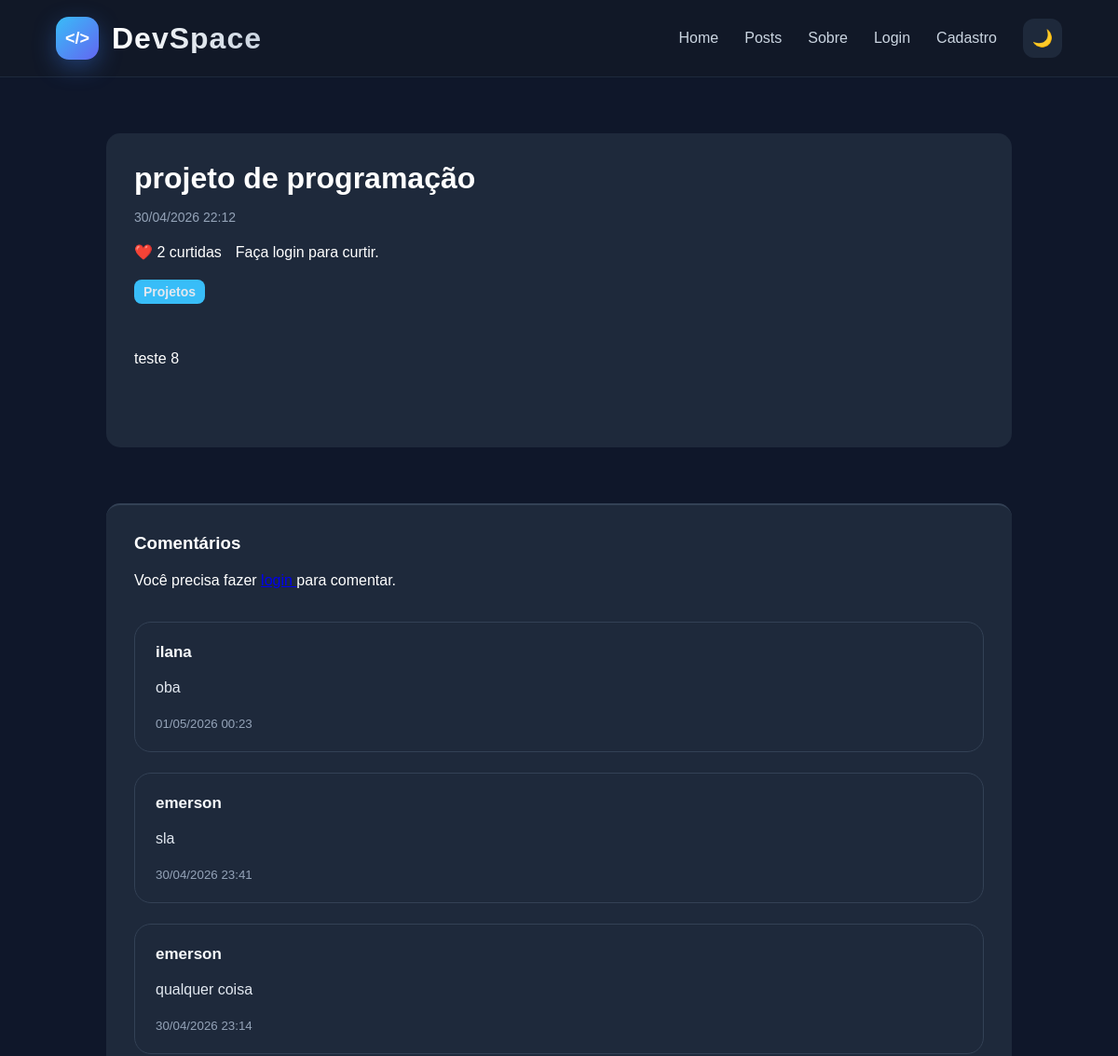
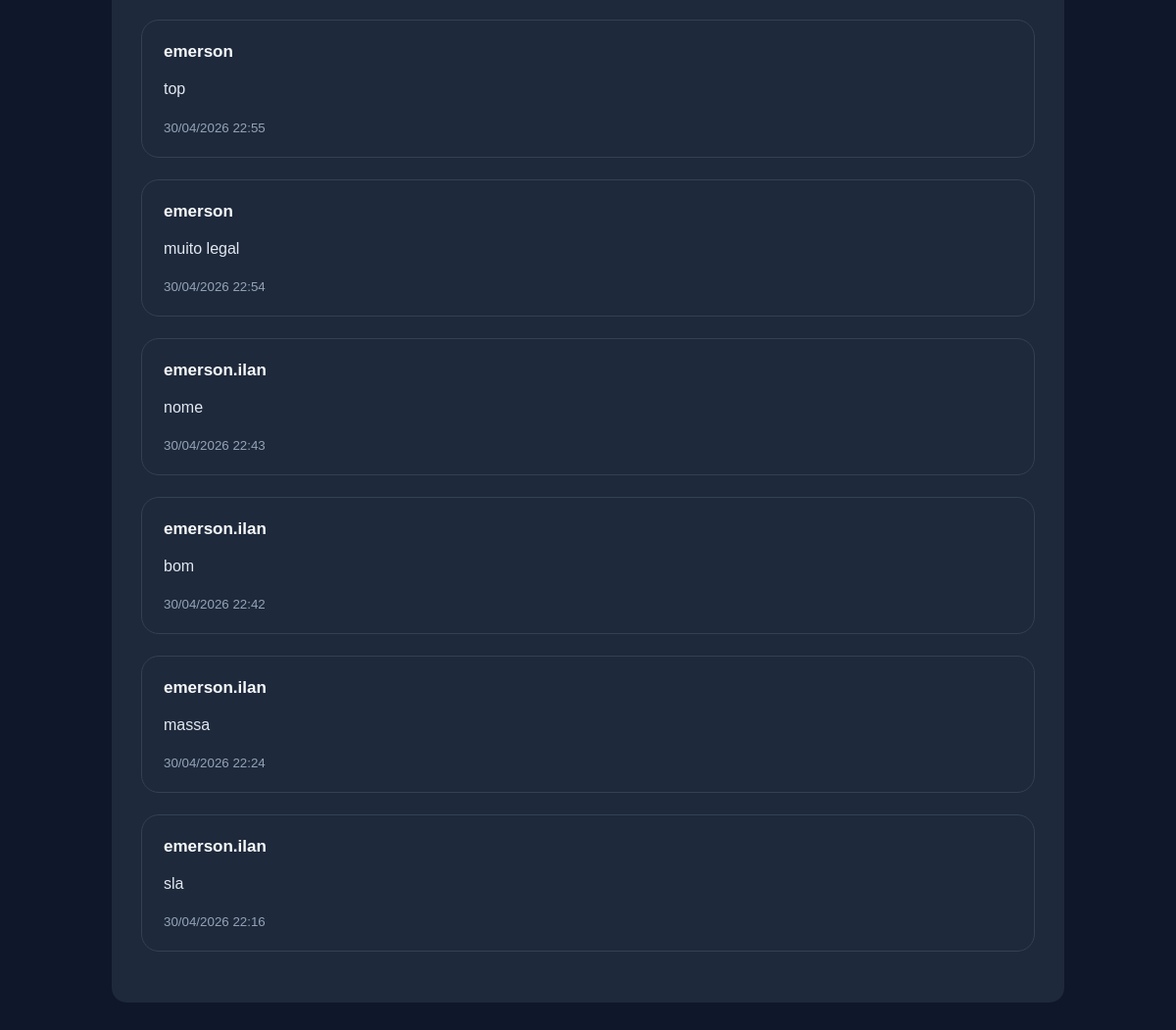
/post/projeto-de-programacao/, run on the app's committed database (2 pictures, top to bottom).
### blog/models.py (models this page shows, shortened)
class Post(models.Model):
    titulo = models.CharField(
        max_length=200
    )
    conteudo = models.TextField()
    data_criacao = models.DateTimeField(
        auto_now_add=True
    )
    slug = models.SlugField(
        unique=True
    )
    categoria = models.ForeignKey(
        Categoria,
        on_delete=models.CASCADE,
        null=True,
        blank=True
    )
    likes = models.ManyToManyField(
        User,
        related_name='liked_posts',
        blank=True
    )
    imagem = models.ImageField(
        upload_to='posts/',
        null=True,
        blank=True
    )
    def total_likes(self):
        return self.likes.count()

class Categoria(models.Model):
    nome = models.CharField(
        max_length=100
    )

class Comment(models.Model):
    post = models.ForeignKey(
        Post,
        on_delete=models.CASCADE,
        related_name='comments'
    )
    usuario = models.ForeignKey(
        User,
        on_delete=models.CASCADE
    )
    texto = models.TextField()
    data_criacao = models.DateTimeField(
        auto_now_add=True
    )

### blog/views.py (the view, shortened to what this page needs)
def post_detail(request, slug):
    post = get_object_or_404(
        Post,
        slug=slug
    )
    comments = post.comments.order_by(
        '-data_criacao'
    )
    return render(
        request,
        'post_detail.html',
        {
            'post': post,
            'comments': comments
        }
    )

### blog/templates/post_detail.html (shortened to what this page needs)
{% extends 'base.html' %}
{% block content %}
<div class="container">
    <div class="post-detail">
        <h1>
            {{ post.titulo }}
        </h1>
        <p class="post-date">
            {{ post.data_criacao|date:"d/m/Y H:i" }}
        </p>
        <div class="likes">
            <p>
                ❤️ {{ post.total_likes }} curtidas
            </p>
            {% if user.is_authenticated %}
            <a href="{% url 'like_post' post.slug %}">
                {% if user in post.likes.all %}
                Descurtir
                {% else %}
                Curtir
                {% endif %}
            </a>
            {% else %}
            <p>
                Faça login para curtir.
            </p>
            {% endif %}
        </div>
        <a class="post-category" href="/posts/?categoria={{ post.categoria.nome }}">
            {{ post.categoria.nome }}
        </a>
        <div class="post-content">
            {{ post.conteudo }}
        </div>
    </div>
    <div class="comments-section">
        <h3>
            Comentários
        </h3>
        {% if user.is_authenticated %}
        <form method="POST">
            {% csrf_token %}
            <textarea name="texto" placeholder="Seu comentário" required></textarea>
            <button type="submit">
                Enviar
            </button>
        </form>
        {% else %}
        <p>
            Você precisa fazer
            <a href="/usuarios/login/">
            </a>
            para comentar.
        </p>
        {% endif %}
        <div class="comments">
            {% for comment in comments %}
            <div class="comment">
                <a class="comment-user" href="/usuarios/perfil/{{ comment.usuario.username }}/">
                    {{ comment.usuario.username }}
                </a>
                <p>
                    {{ comment.texto }}
                </p>
                <small>
                    {{ comment.data_criacao|date:"d/m/Y H:i" }}
                </small>
            </div>
            {% empty %}
            <p>
                Nenhum comentário ainda.
            </p>
            {% endfor %}
        </div>
    </div>
</div>
{% endblock %}

### blog/static/css/style.css (style rules this page uses)
* { margin: 0; padding: 0; box-sizing: border-box; }
body { background-color: #0f172a; color: white; font-family: Arial, Helvetica, sans-serif; transition: 0.3s; }
.container { width: 90%; max-width: 1200px; margin: auto; }
.post-date { font-size: 14px; color: #94a3b8; margin-bottom: 10px; }
.post-category { display: inline-block; background-color: #38bdf8; color: #e2e8f0 !important; padding: 5px 10px; border-radius: 8px; text-decoration: none; font-size: 14px; margin-bottom: 15px; font-weight: bold; }
.post-detail h1 { margin-bottom: 15px; }
.post-content { margin-top: 30px; line-height: 1.8; margin-bottom: 50px; }
.comments-section { margin-top: 60px; padding-top: 30px; border-top: 2px solid #334155; }
.comments-section h3 { margin-bottom: 20px; }
.comment { background-color: #1e293b; padding: 15px; border-radius: 10px; margin-bottom: 15px; }
.comment small { display: block; margin-top: 12px; color: #94a3b8; }
.likes { margin: 20px 0; display: flex; gap: 15px; align-items: center; }
.post-detail { background-color: #1e293b; padding: 30px; border-radius: 15px; }
.comments-section { background-color: #1e293b; padding: 30px; border-radius: 15px; }
.comments-section > p { margin-bottom: 30px; }
.comment-user { color: #f8fafc; text-decoration: none; font-weight: bold; display: inline-block; margin-bottom: 12px; transition: 0.3s; }
.comments { margin-top: 35px; }
.comment { background: #1e293b; border: 1px solid #334155; border-radius: 18px; padding: 22px; margin-bottom: 22px; transition: 0.3s; }
.comment strong, .comment-user { display: inline-block; margin-bottom: 14px; font-size: 17px; }
.comment p { color: #e2e8f0; margin-bottom: 18px; line-height: 1.7; }
.comment small { color: #94a3b8; display: block; margin-top: 12px; }

### data on the page
Post: titulo "projeto de programação", data_criacao "30/04/2026 22:12", total_likes "2", categoria.nome "Projetos", conteudo "teste 8"
Comment: usuario.username "ilana", texto "oba", data_criacao "01/05/2026 00:23"
Comment: usuario.username "emerson", texto "sla", data_criacao "30/04/2026 23:41"
Comment: usuario.username "emerson", texto "qualquer coisa", data_criacao "30/04/2026 23:14"
Comment: usuario.username "emerson", texto "top", data_criacao "30/04/2026 22:55"
Comment: usuario.username "emerson", texto "muito legal", data_criacao "30/04/2026 22:54"
Comment: usuario.username "emerson.ilan", texto "nome", data_criacao "30/04/2026 22:43"
Comment: usuario.username "emerson.ilan", texto "bom", data_criacao "30/04/2026 22:42"
Comment: usuario.username "emerson.ilan", texto "massa", data_criacao "30/04/2026 22:24"
Comment: usuario.username "emerson.ilan", texto "sla", data_criacao "30/04/2026 22:16"
